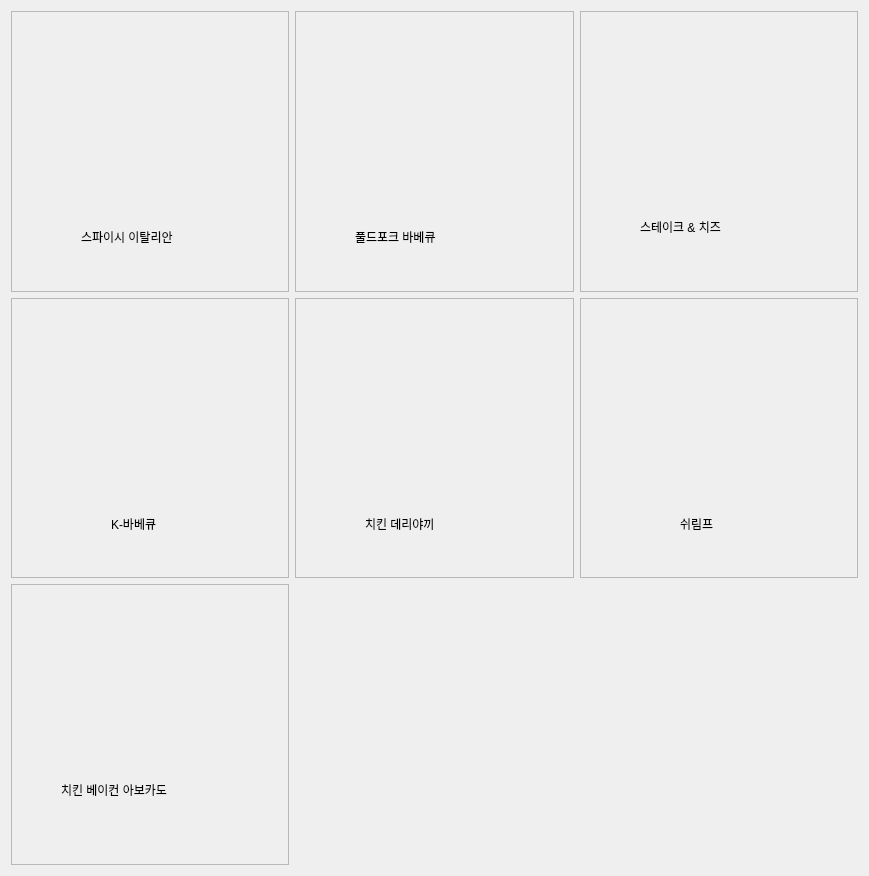
        <widget class="QWidget" name="scrollAreaWidgetContents_3">
         <property name="geometry">
          <rect>
           <x>0</x>
           <y>-345</y>
           <width>869</width>
           <height>876</height>
          </rect>
         </property>
         <layout class="QGridLayout" name="gridLayout_4">
          <item row="0" column="0">
           <widget class="ManageFrame" name="frameSpicy">
            <property name="minimumSize">
             <size>
              <width>278</width>
              <height>280</height>
             </size>
            </property>
            <property name="frameShape">
             <enum>QFrame::Shape::StyledPanel</enum>
            </property>
            <property name="frameShadow">
             <enum>QFrame::Shadow::Raised</enum>
            </property>
            <widget class="QLabel" name="label_54">
             <property name="geometry">
              <rect>
               <x>40</x>
               <y>40</y>
               <width>181</width>
               <height>141</height>
              </rect>
             </property>
             <property name="text">
              <string/>
             </property>
             <property name="pixmap">
              <pixmap resource="image.qrc">:/Resources/spicyItalian.png</pixmap>
             </property>
             <property name="scaledContents">
              <bool>true</bool>
             </property>
            </widget>
            <widget class="QLabel" name="textSpicy">
             <property name="geometry">
              <rect>
               <x>70</x>
               <y>210</y>
               <width>141</width>
               <height>31</height>
              </rect>
             </property>
             <property name="text">
              <string>스파이시 이탈리안</string>
             </property>
            </widget>
           </widget>
          </item>
          <item row="0" column="3">
           <widget class="ManageFrame" name="frameSteak">
            <property name="minimumSize">
             <size>
              <width>278</width>
              <height>280</height>
             </size>
            </property>
            <property name="frameShape">
             <enum>QFrame::Shape::StyledPanel</enum>
            </property>
            <property name="frameShadow">
             <enum>QFrame::Shadow::Raised</enum>
            </property>
            <widget class="QLabel" name="label_58">
             <property name="geometry">
              <rect>
               <x>30</x>
               <y>40</y>
               <width>181</width>
               <height>141</height>
              </rect>
             </property>
             <property name="text">
              <string/>
             </property>
             <property name="pixmap">
              <pixmap resource="image.qrc">:/Resources/steak_Cheese.png</pixmap>
             </property>
             <property name="scaledContents">
              <bool>true</bool>
             </property>
            </widget>
            <widget class="QLabel" name="textSteak">
             <property name="geometry">
              <rect>
               <x>60</x>
               <y>200</y>
               <width>141</width>
               <height>31</height>
              </rect>
             </property>
             <property name="text">
              <string>스테이크 &amp; 치즈</string>
             </property>
            </widget>
           </widget>
          </item>
          <item row="2" column="1">
           <widget class="ManageFrame" name="frameTeri">
            <property name="minimumSize">
             <size>
              <width>277</width>
              <height>280</height>
             </size>
            </property>
            <property name="frameShape">
             <enum>QFrame::Shape::StyledPanel</enum>
            </property>
            <property name="frameShadow">
             <enum>QFrame::Shadow::Raised</enum>
            </property>
            <widget class="QLabel" name="label_62">
             <property name="geometry">
              <rect>
               <x>30</x>
               <y>50</y>
               <width>181</width>
               <height>141</height>
              </rect>
             </property>
             <property name="text">
              <string/>
             </property>
             <property name="pixmap">
              <pixmap resource="image.qrc">:/Resources/chickenTeriyaki.png</pixmap>
             </property>
             <property name="scaledContents">
              <bool>true</bool>
             </property>
            </widget>
            <widget class="QLabel" name="textTeriyaki">
             <property name="geometry">
              <rect>
               <x>70</x>
               <y>210</y>
               <width>111</width>
               <height>31</height>
              </rect>
             </property>
             <property name="text">
              <string>치킨 데리야끼</string>
             </property>
            </widget>
           </widget>
          </item>
          <item row="2" column="3">
           <widget class="ManageFrame" name="frameShrimp">
            <property name="minimumSize">
             <size>
              <width>278</width>
              <height>280</height>
             </size>
            </property>
            <property name="frameShape">
             <enum>QFrame::Shape::StyledPanel</enum>
            </property>
            <property name="frameShadow">
             <enum>QFrame::Shadow::Raised</enum>
            </property>
            <widget class="QLabel" name="label_50">
             <property name="geometry">
              <rect>
               <x>30</x>
               <y>50</y>
               <width>181</width>
               <height>141</height>
              </rect>
             </property>
             <property name="text">
              <string/>
             </property>
             <property name="pixmap">
              <pixmap resource="image.qrc">:/Resources/shrimp.png</pixmap>
             </property>
             <property name="scaledContents">
              <bool>true</bool>
             </property>
            </widget>
            <widget class="QLabel" name="textShrimp">
             <property name="geometry">
              <rect>
               <x>100</x>
               <y>210</y>
               <width>61</width>
               <height>31</height>
              </rect>
             </property>
             <property name="text">
              <string>쉬림프</string>
             </property>
            </widget>
           </widget>
          </item>
          <item row="0" column="1">
           <widget class="ManageFrame" name="framePulled">
            <property name="minimumSize">
             <size>
              <width>277</width>
              <height>280</height>
             </size>
            </property>
            <property name="frameShape">
             <enum>QFrame::Shape::StyledPanel</enum>
            </property>
            <property name="frameShadow">
             <enum>QFrame::Shadow::Raised</enum>
            </property>
            <widget class="QLabel" name="label_60">
             <property name="geometry">
              <rect>
               <x>30</x>
               <y>40</y>
               <width>181</width>
               <height>141</height>
              </rect>
             </property>
             <property name="text">
              <string/>
             </property>
             <property name="pixmap">
              <pixmap resource="image.qrc">:/Resources/pulledPorkBBQ.png</pixmap>
             </property>
             <property name="scaledContents">
              <bool>true</bool>
             </property>
            </widget>
            <widget class="QLabel" name="textPulled">
             <property name="geometry">
              <rect>
               <x>60</x>
               <y>210</y>
               <width>131</width>
               <height>31</height>
              </rect>
             </property>
             <property name="text">
              <string>풀드포크 바베큐</string>
             </property>
            </widget>
           </widget>
          </item>
          <item row="2" column="0">
           <widget class="ManageFrame" name="frameKBBQ">
            <property name="minimumSize">
             <size>
              <width>278</width>
              <height>280</height>
             </size>
            </property>
            <property name="frameShape">
             <enum>QFrame::Shape::StyledPanel</enum>
            </property>
            <property name="frameShadow">
             <enum>QFrame::Shadow::Raised</enum>
            </property>
            <widget class="QLabel" name="label_56">
             <property name="geometry">
              <rect>
               <x>40</x>
               <y>50</y>
               <width>181</width>
               <height>141</height>
              </rect>
             </property>
             <property name="text">
              <string/>
             </property>
             <property name="pixmap">
              <pixmap resource="image.qrc">:/Resources/kBBQ.png</pixmap>
             </property>
             <property name="scaledContents">
              <bool>true</bool>
             </property>
            </widget>
            <widget class="QLabel" name="textKBBQ">
             <property name="geometry">
              <rect>
               <x>100</x>
               <y>210</y>
               <width>71</width>
               <height>31</height>
              </rect>
             </property>
             <property name="text">
              <string>K-바베큐</string>
             </property>
            </widget>
           </widget>
          </item>
          <item row="3" column="0">
           <widget class="ManageFrame" name="frameAvocado">
            <property name="minimumSize">
             <size>
              <width>278</width>
              <height>280</height>
             </size>
            </property>
            <property name="frameShape">
             <enum>QFrame::Shape::StyledPanel</enum>
            </property>
            <property name="frameShadow">
             <enum>QFrame::Shadow::Raised</enum>
            </property>
            <widget class="QLabel" name="label_52">
             <property name="geometry">
              <rect>
               <x>40</x>
               <y>30</y>
               <width>181</width>
               <height>141</height>
              </rect>
             </property>
             <property name="text">
              <string/>
             </property>
             <property name="pixmap">
              <pixmap resource="image.qrc">:/Resources/chickenBaconAvocado.png</pixmap>
             </property>
             <property name="scaledContents">
              <bool>true</bool>
             </property>
            </widget>
            <widget class="QLabel" name="textAvocado">
             <property name="geometry">
              <rect>
               <x>50</x>
               <y>190</y>
               <width>161</width>
               <height>31</height>
              </rect>
             </property>
             <property name="text">
              <string>치킨 베이컨 아보카도</string>
             </property>
            </widget>
           </widget>
          </item>
         </layout>
        </widget>
